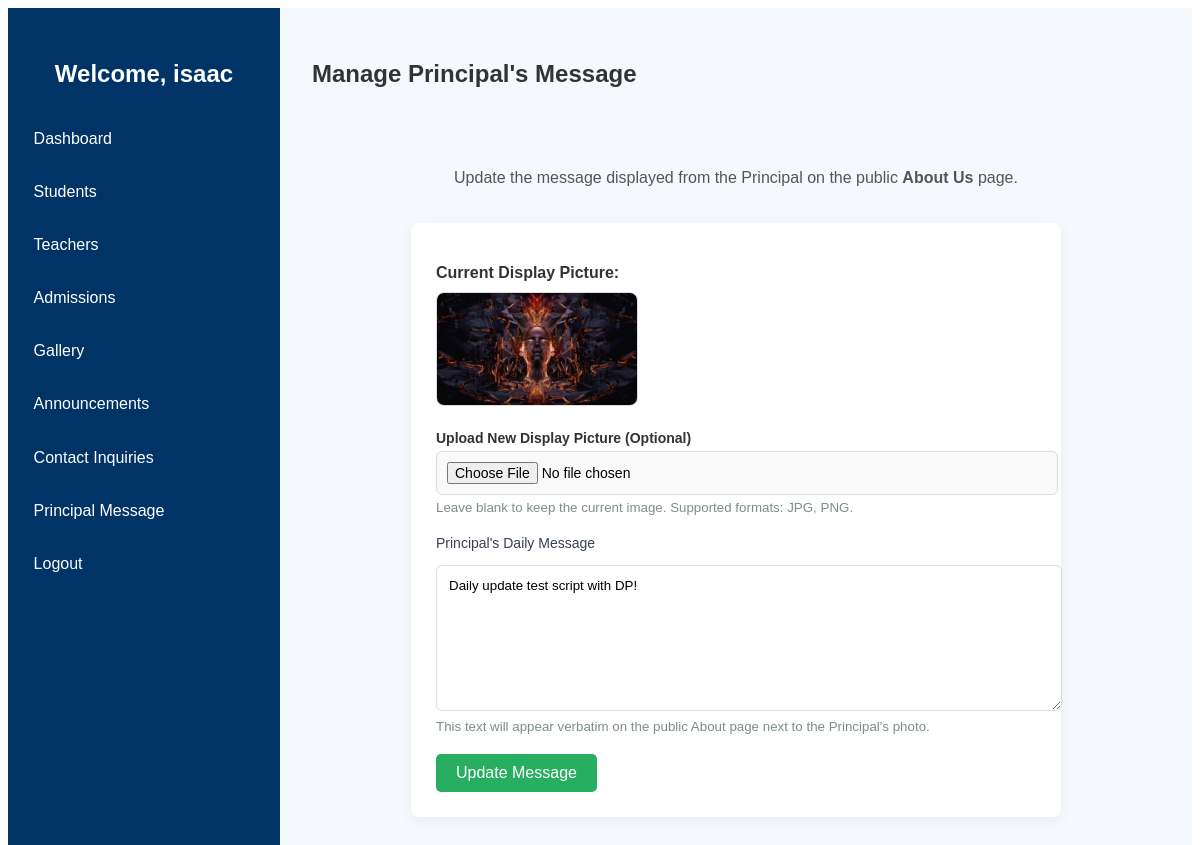
/admin/principal (signed in), run on the app's committed database.
### app.py (models this page shows)
class PrincipalMessage(db.Model):
    id = db.Column(db.Integer, primary_key=True)
    message = db.Column(db.Text, nullable=False)
    image_filename = db.Column(db.String(255), nullable=True)
    date_updated = db.Column(db.DateTime, default=datetime.utcnow, onupdate=datetime.utcnow)

### app.py (the view, shortened to what this page needs)
@app.route("/admin/principal", methods=["GET", "POST"])
def admin_principal():
    if "admin" not in session:
        return redirect(url_for("admin_login"))
    message_record = PrincipalMessage.query.first()
    return render_template("adminPrincipal.html", admin=session["admin"], message_record=message_record)

### templates/adminPrincipal.html (shortened to what this page needs)
{% extends "adminBase.html" %}
{% block content %}
<div class="page-header">
    <h2>Manage Principal's Message</h2>
</div>
<div class="form-container">
    <div style="margin-bottom: 20px;">
        <p style="color: #555;">Update the message displayed from the Principal on the public <strong>About Us</strong> page.</p>
    </div>
    <div class="form-card" style="background: white; padding: 25px; border-radius: 8px; box-shadow: 0 4px 15px rgba(0,0,0,0.05);">
        {% if message_record and message_record.image_filename %}
        <div style="margin-bottom: 20px;">
            <p style="margin-bottom: 10px; font-weight: bold; color: #333;">Current Display Picture:</p>
            <img src="{{ url_for('static', filename='uploads/' + message_record.image_filename) }}" alt="Current DP" style="max-width: 200px; border-radius: 8px; border: 1px solid #ddd;">
        </div>
        {% endif %}
        <form method="POST" action="{{ url_for('admin_principal') }}" class="modern-form" enctype="multipart/form-data">
            <div class="form-group" style="margin-bottom: 20px;">
                <label for="image" style="display: block; font-weight: bold; margin-bottom: 5px; color: #333;">Upload New Display Picture (Optional)</label>
                <input type="file" id="image" name="image" accept="image/*" style="width: 100%; padding: 10px; border: 1px solid #ddd; border-radius: 6px; background: #f9f9f9;">
                <small style="color: #7f8c8d; display: block; margin-top: 5px;">Leave blank to keep the current image. Supported formats: JPG, PNG.</small>
            </div>
            <div class="form-group">
                <label for="message">Principal's Daily Message</label>
                <textarea id="message" name="message" rows="8" required placeholder="Enter the principal's message here..." style="width: 100%; padding: 12px; border: 1px solid #ddd; border-radius: 6px; resize: vertical; margin-top: 8px; font-family: inherit;">{% if message_record %}{{ message_record.message }}{% endif %}</textarea>
                <small style="color: #7f8c8d; display: block; margin-top: 8px;">This text will appear verbatim on the public About page next to the Principal's photo.</small>
            </div>
            <div class="form-actions" style="margin-top: 20px;">
                <button type="submit" class="btn-submit" style="background-color: #27ae60; color: white; padding: 10px 20px; border: none; border-radius: 5px; cursor: pointer; font-size: 1rem;">Update Message</button>
            </div>
        </form>
    </div>
</div>
{% endblock %}

### static/css/admin.css (style rules this page uses)
.form-group { text-align: left; margin-bottom: 1.2rem; }
.form-group label { display: block; font-size: 0.9rem; margin-bottom: 0.4rem; }
.form-group input { width: 100%; padding: 0.7rem; border-radius: 8px; border: 1px solid #ccc; font-size: 0.9rem; }
.page-header { display: flex; justify-content: space-between; align-items: center; margin-bottom: 25px; }
.page-header h2 { font-size: 26px; font-weight: 600; color: #2c3e50; }
.form-card { background: #ffffff; width: 100%; max-width: 850px; border-radius: 14px; padding: 35px 40px; box-shadow: 0 8px 25px rgba(0,0,0,0.06); }
.modern-form .form-group { display: flex; flex-direction: column; }
.modern-form label { font-size: 14px; font-weight: 500; margin-bottom: 6px; color: #374151; }
.modern-form input, .modern-form select { padding: 12px 14px; border: 1px solid #e5e7eb; border-radius: 8px; font-size: 14px; transition: 0.2s ease; }
.page-header { display: flex; justify-content: space-between; align-items: center; margin-bottom: 20px; }
.page-header h2 { font-size: 24px; color: #333; }
.form-card { background-color: #fff; padding: 25px; border-radius: 10px; box-shadow: 0px 6px 18px rgba(0,0,0,0.1); max-width: 600px; margin: auto; }
.form-container { display: flex; flex-direction: column; justify-content: center; align-items: center; min-height: 80vh; padding: 20px; }
.form-container { display: flex; justify-content: center; align-items: center; padding: 40px 0; }
.form-card { background: #ffffff; width: 600px; padding: 30px; border-radius: 10px; box-shadow: 0 4px 12px rgba(0,0,0,0.08); }
.form-group { margin-bottom: 18px; display: flex; flex-direction: column; }
.form-group label { margin-bottom: 6px; font-weight: 500; }
.form-group input, .form-group select { padding: 10px; border-radius: 6px; border: 1px solid #ccc; font-size: 14px; }
.form-actions { margin-top: 20px; display: flex; gap: 10px; }
.page-header h2 { margin-bottom: 5px; }

### data on the page
PrincipalMessage: image_filename (picture), message "Daily update test script with DP!"

### other printed values
{{ admin }} "isaac"
